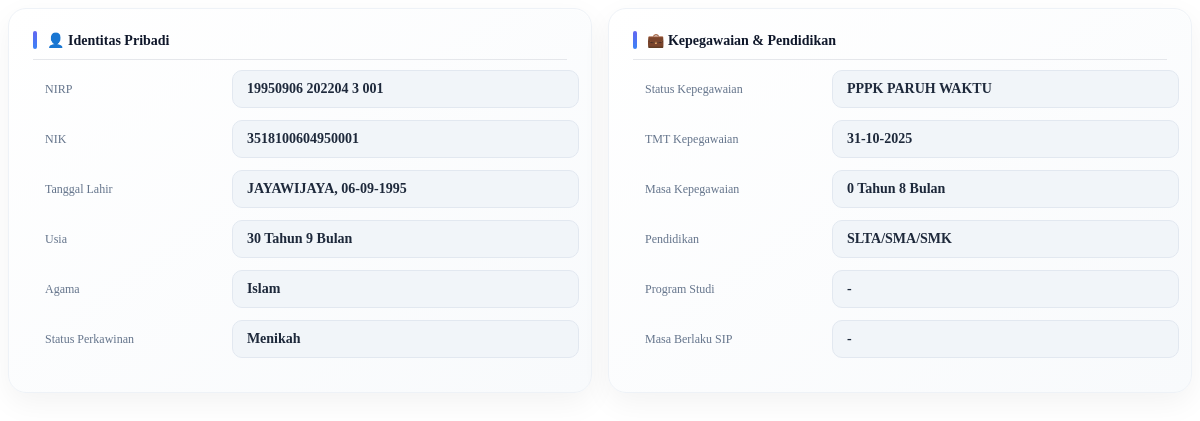
Screenshot of /pages/P3K-Paruh-Waktu/detailP3KPR.php?id=1 with the database file from the repository.
### tables this page shows
CREATE TABLE `pegawai_p3k_paruh_waktu` (
  `id` int(11) NOT NULL,
  `nama` varchar(255) DEFAULT NULL,
  `nik` varchar(50) DEFAULT NULL,
  `nip` varchar(50) DEFAULT NULL,
  `jenis_kelamin` varchar(20) DEFAULT NULL,
  `tanggal_lahir` date DEFAULT NULL,
  `alamat` varchar(255) DEFAULT NULL,
  `nomor_hp` varchar(20) DEFAULT NULL,
  `email` varchar(100) DEFAULT NULL,
  `jabatan` varchar(100) DEFAULT NULL,
  `unit` varchar(100) DEFAULT NULL,
  `tmt_masuk` date DEFAULT NULL,
  `status_kepegawaian` varchar(50) DEFAULT NULL,
  `tmt_kepegawaian` date DEFAULT NULL,
  `status_pegawai` enum('AKTIF','NONAKTIF','RESIGN','PENSIUN') DEFAULT 'AKTIF',
  `tmt_status` date DEFAULT NULL,
  `masa_berlaku` date DEFAULT NULL,
  `tempat_lahir` varchar(100) DEFAULT NULL,
  `agama` varchar(100) DEFAULT NULL,
  `status_perkawinan` varchar(20) DEFAULT NULL,
  `pendidikan` varchar(50) DEFAULT NULL,
  `program_studi` varchar(255) DEFAULT NULL
);

### pages/P3K-Paruh-Waktu/detailP3KPR.php (the view, shortened to what this page needs)
<?php
require_once('../../config/db.php');
$id = intval($_GET['id']);
$data = $koneksi->query("SELECT * FROM pegawai_p3k_paruh_waktu WHERE id=$id")->fetch_assoc();
$tgl_lahir = $data['tanggal_lahir'];
$lahir = new DateTime($tgl_lahir);
$today = new DateTime();
$diff = $today->diff($lahir);
$usia_tahun = $diff->y;
$usia_bulan = $diff->m;
if (!empty($data['tmt_kepegawaian']) && $data['tmt_kepegawaian'] != '0000-00-00') {
    $tmt_kepeg = new DateTime($data['tmt_kepegawaian']);
    $today = new DateTime();
    $diff_kepeg = $today->diff($tmt_kepeg);
    $kepeg_tahun = $diff_kepeg->y;
    $kepeg_bulan = $diff_kepeg->m;
} else {
    $kepeg_tahun = '-';
    $kepeg_bulan = '';
}
?>
<div class="detail-container">
    <div class="card-box">
        <div class="section-title">👤 Identitas Pribadi</div>
        <div class="item">
            <span class="label">NIRP</span>
            <span class="value"><?= $data['nip']; ?></span>
        </div>
        <div class="item">
            <span class="label">NIK</span>
            <span class="value"><?= $data['nik']; ?></span>
        </div>
        <div class="item">
            <span class="label">Tanggal Lahir</span>
            <span class="value">
                <?= $data['tempat_lahir']; ?>, <?= date('d-m-Y', strtotime($data['tanggal_lahir'])); ?>
            </span>
        </div>
        <div class="item">
            <span class="label">Usia</span>
            <span class="value">
                <?= $usia_tahun; ?> Tahun <?= $usia_bulan; ?> Bulan
            </span>
        </div>
        <div class="item">
            <span class="label">Agama</span>
            <span class="value"><?= $data['agama']; ?></span>
        </div>
        <div class="item">
            <span class="label">Status Perkawinan</span>
            <span class="value"><?= $data['status_perkawinan']; ?></span>
        </div>
    </div>
    <div class="card-box">
        <div class="section-title">💼 Kepegawaian & Pendidikan</div>
        <div class="item">
            <span class="label">Status Kepegawaian</span>
            <span class="value"><?= $data['status_kepegawaian']; ?></span>
        </div>
        <div class="item">
            <span class="label">TMT Kepegawaian</span>
            <span class="value">
                <?= date('d-m-Y', strtotime($data['tmt_kepegawaian'])); ?>
            </span>
        </div>
        <div class="item">
            <span class="label">Masa Kepegawaian</span>
            <span class="value">
                <?= $kepeg_tahun; ?> Tahun <?= $kepeg_bulan; ?> Bulan
            </span>
        </div>
        <div class="item">
            <span class="label">Pendidikan</span>
            <span class="value"><?= $data['pendidikan']; ?></span>
        </div>
        <div class="item">
            <span class="label">Program Studi</span>
            <span class="value"><?= $data['program_studi']; ?></span>
        </div>
        <div class="item">
            <span class="label">Masa Berlaku SIP</span>
            <span class="value">
                <?= (!empty($data['masa_berlaku']) && $data['masa_berlaku'] != '0000-00-00')
                    ? date('d-m-Y', strtotime($data['masa_berlaku']))
                    : '-'; ?>
            </span>
        </div>
    </div>
</div>

### pages/P3K-Paruh-Waktu/detailP3KPR.php (style rules this page uses)
.detail-container { display: flex; gap: 16px; align-items: flex-start; }
.card-box { flex: 1; min-width: 0; overflow: hidden; transition: 0.2s; height: fit-content; background: linear-gradient(145deg, #ffffff, #f8fafc); border-radius: 18px; padding: 22px 24px; border: 1px solid #eef2f7; box-shadow: 0 10px 30px rgba(0, 0, 0, 0.05), inset 0 1px 0 rgba(255, 255, 255, 0.6); }
.section-title { display: flex; align-items: center; gap: 10px; font-size: 14px; font-weight: 700; color: #0f172a; margin-bottom: 10px; padding-bottom: 10px; border-bottom: 1px solid #e5e7eb; position: relative; }
.section-title::before { content: ""; width: 4px; height: 18px; border-radius: 6px; background: linear-gradient(180deg, #6366f1, #3b82f6); }
.item { display: grid; margin-bottom: 12px; gap: 12px; align-items: center; grid-template-columns: 35% 65%; }
.label { font-size: 12px; color: #64748b; font-weight: 500; line-height: 1.4; flex-shrink: 0; width: 120px; padding: 9px 12px; white-space: nowrap; }
.value { flex: 1; min-width: 0; font-size: 14px; font-weight: 600; color: #1e293b; padding: 10px 14px; border-radius: 10px; background: #f1f5f9; border: 1px solid #e2e8f0; word-break: normal; overflow-wrap: anywhere; }

### rows the page displays
pegawai_p3k_paruh_waktu: nip "19950906 202204 3 001", nik "3518100604950001", tempat_lahir "JAYAWIJAYA", tanggal_lahir "06-09-1995", agama "Islam", status_perkawinan "Menikah", status_kepegawaian "PPPK PARUH WAKTU", tmt_kepegawaian "31-10-2025", tmt_kepegawaian "0", tmt_kepegawaian "8", pendidikan "SLTA/SMA/SMK", program_studi "-"
